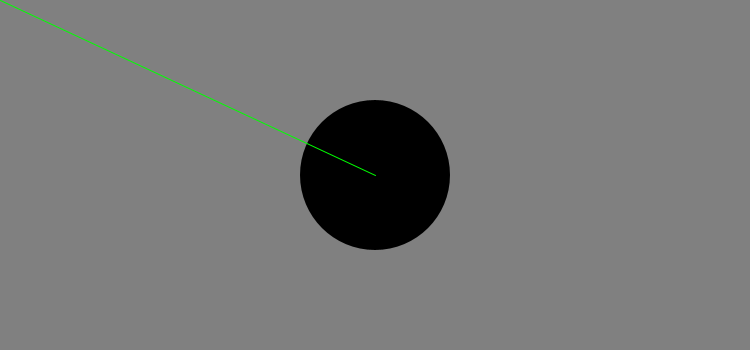
Frame 1 (no input)
Frame 60 (the mouse pressed at the canvas centre just before this capture): identical to frame 1, image omitted
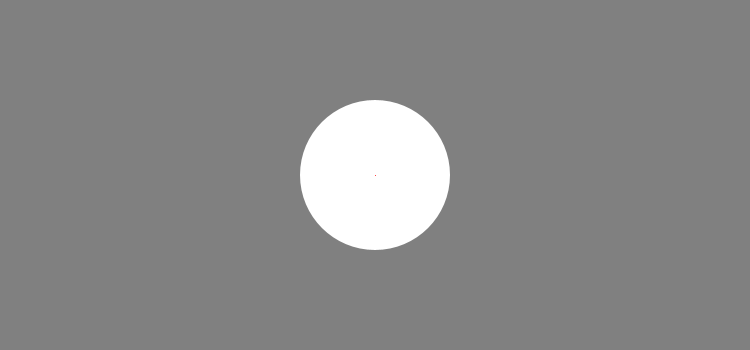
Frame 120 (the mouse held since frame 60 and released just before this capture)

The Processing sketch that drew these frames (run headless with seeded random() and noise(); from frame 60 on, the mouse is pressed at the canvas centre):

// Processing sketch: sketch04
// ── sketch04.pde
int x, y, diameter; // 円の座標と直径
color c1, c2;       // 円の色と線の色

void setup() {
  size(750, 350);
  x = width/2;
  y = height/2;
  diameter = 150;
  c1 = color(0);
  c2 = color(0, 255, 0);
}

void draw() {
  background(128);

  // 円の中心座標とマウス座標の距離を計算
  float d = dist(x, y, mouseX, mouseY);
  // マウスが円内にあるとき
  if (d <= diameter/2) {
    c1 = color(255);
    c2 = color(255, 0, 0);
  } else {
    c1 = color(0);
    c2 = color(0, 255, 0);
  }

  // 円
  noStroke();
  fill(c1);
  ellipse(x, y, diameter, diameter);
  // 線
  stroke(c2);
  line(x, y, mouseX, mouseY);
}
